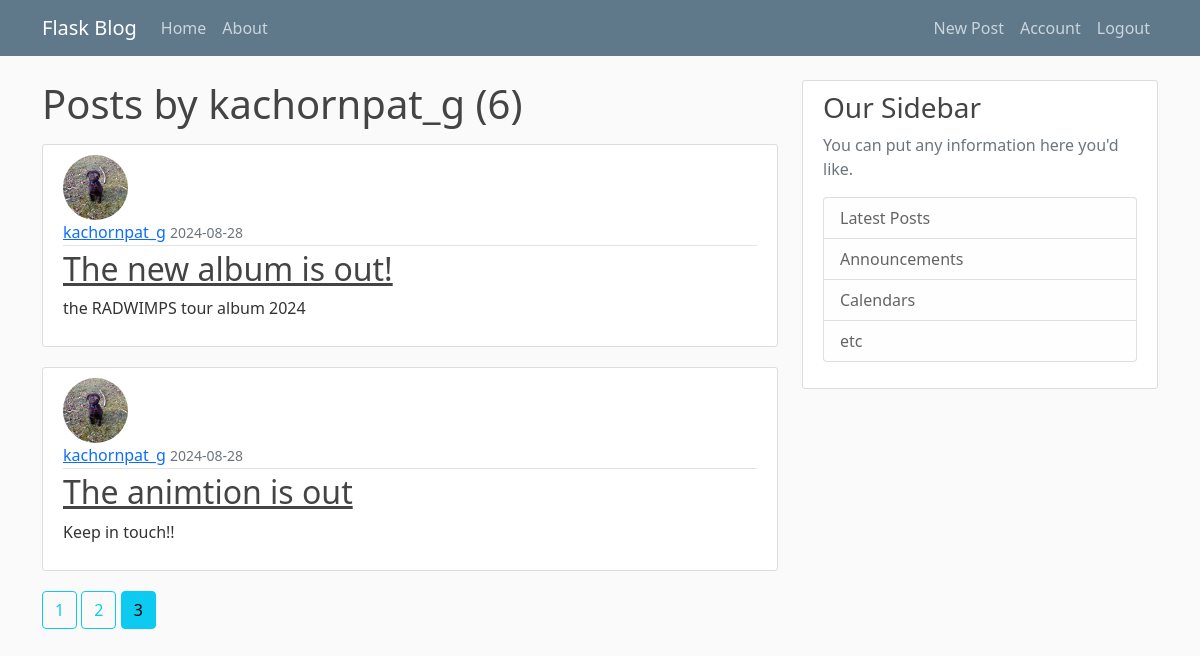
Page /user/kachornpat_g?page=3 (signed in) on the committed database.
### hello/models.py (models this page shows, shortened)
class User(db.Model, UserMixin):
    id = db.Column(db.Integer, primary_key=True)
    username = db.Column(db.String(20), unique=True, nullable=False)
    email = db.Column(db.String(120), unique=True, nullable=False)
    image_file = db.Column(db.String(20), nullable=False, default='default.jpg')
    password = db.Column(db.String(60), nullable=False)
    posts = db.relationship('Post', backref='author', lazy=True)

class Post(db.Model):
    id = db.Column(db.Integer, primary_key=True)
    title = db.Column(db.String(100), nullable=False)
    date_posted = db.Column(db.DateTime(), nullable=False, default=datetime.now())
    content = db.Column(db.Text, nullable=False)
    user_id = db.Column(db.Integer, db.ForeignKey('user.id'), nullable=False)

### hello/routes.py (the view)
@app.route("/user/<string:username>")
def user_posts(username):
    page = request.args.get('page', 1, type=int)
    user = User.query.filter_by(username=username).first_or_404()
    posts = Post.query.filter_by(author=user)\
        .order_by(Post.date_posted.desc())\
        .paginate(page=page, per_page=2)
    return render_template('user_posts.html', posts=posts, user=user)

### hello/models.py (called while the page is built)
@login_manager.user_loader
def load_user(user_id):
    return User.query.get_or_404(user_id)

### hello/templates/user_posts.html
{% extends "layout.html" %}
{% block content %}
    <h1 class="mb-3">Posts by {{ user.username }} ({{ posts.total }})</h1>
    {% for post in posts.items %}
        <article class="media content-section">
            <img class="rounded-circle article-img" src="{{ url_for('static', filename='profile_pics/' + post.author.image_file) }}" alt="">
            <div class="media-body">
                <div class="article-metadata">
                    <a class="mr-2" href="{{ url_for('user_posts', username=post.author.username)}}">{{ post.author.username }}</a>
                    <small class="text-muted">{{ post.date_posted.strftime('%Y-%m-%d') }}</small>
                </div>
                <h2><a class="article-title" href="{{ url_for('post', post_id=post.id)}}">{{ post.title }}</a></h2>
                <p class="article-content">{{ post.content }}</p>
            </div>
        </article>
    {% endfor %}
    {% for page_num in posts.iter_pages(left_edge=1, right_edge=1, left_current=1, right_current=1) %}
        {% if page_num %}
            {% if posts.page == page_num %}
                <a class="btn btn-info mb-4" href="{{ url_for('user_posts', username=user.username, page=page_num) }}"> {{ page_num }}</a>
            {% else %}
                <a class="btn btn-outline-info mb-4" href="{{ url_for('user_posts', username=user.username, page=page_num) }}"> {{ page_num }}</a>
            {% endif %}
        {% else %}
            ...
        {% endif %}
    {% endfor %}
{% endblock content %}

### hello/static/main.css (style rules this page uses)
body { background: #fafafa; color: #333333; margin-top: 5rem; }
h1, h2, h3, h4, h5, h6 { color: #444444; }
.content-section { background: #ffffff; padding: 10px 20px; border: 1px solid #dddddd; border-radius: 3px; margin-bottom: 20px; }
.article-title { color: #444444; }
.article-content { white-space: pre-line; }
.article-img { height: 65px; width: 65px; margin-right: 16px; }
.article-metadata { padding-bottom: 1px; margin-bottom: 4px; border-bottom: 1px solid #e3e3e3 }

### rows in the picture
User: username "kachornpat_g"
Post: image_file (picture), author.username "kachornpat_g", date_posted "2024-08-28", title "The new album is out!", content "the RADWIMPS tour album 2024"
Post: image_file (picture), author.username "kachornpat_g", date_posted "2024-08-28", title "The animtion is out", content "Keep in touch!!"

### other values in the picture
{{ posts.total }} "6"
{{ page_num }} "1" "2"
{{ page_num }} "3"
